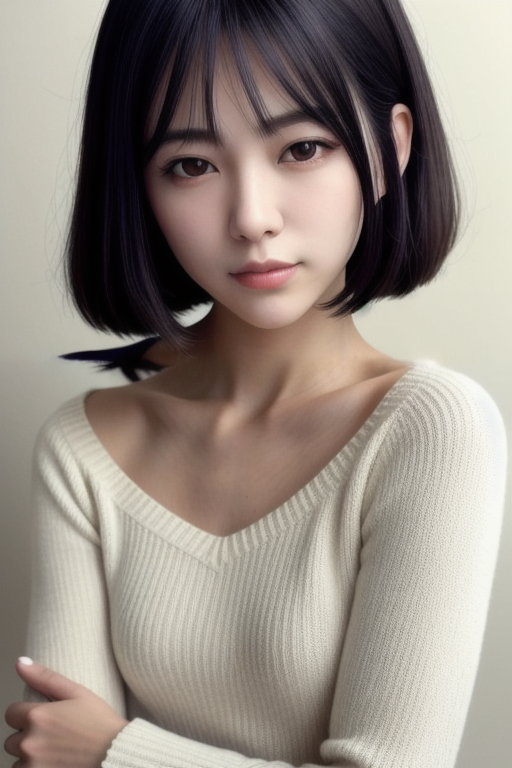
#> input picture output/v7_06_intelligent.png, 512 x 768 px
$ python fix_jaw.py output/v7_06_intelligent.png output/v7_06_intelligent_fixed.png
#> lines starting #> are read from the running program, lines starting #| are printed output that depends on the picture; after the words box and inside, x2 and y2 are one past the last pixel; in counts of white or black regions, pixels touching at a corner belong together
### fix_seam_pixel.py
"""インペイントの継ぎ目を、生成AIを使わず画像処理だけで直すための補助関数集。

- fill_diffusion: マスク部分を周囲の画素から滑らかに補間して埋める(壁などの平坦な背景向け)
- vertical_interp: 指定した帯を、上下の行の間で縦方向に線形補間して置き換える(細い横線の除去向け)
- add_grain: 補間で平坦になった部分に、周囲と同程度の粒状感を足す

使い方(例):
    python fix_seam_pixel.py 06   # 06 の修復を実行して output/v7_06_intelligent_fixed.png に保存
"""
import sys
from pathlib import Path

import numpy as np
from PIL import Image


def dilate(mask, r):
    """2値マスクを r 画素ぶん太らせる(正方形カーネル)。"""
    m = mask.copy()
    out = m.copy()
    h, w = m.shape
    for dy in range(-r, r + 1):
        for dx in range(-r, r + 1):
            ys = slice(max(0, dy), h + min(0, dy))
            yd = slice(max(0, -dy), h + min(0, -dy))
            xs = slice(max(0, dx), w + min(0, dx))
            xd = slice(max(0, -dx), w + min(0, -dx))
            out[yd, xd] |= m[ys, xs]
    return out


def fill_diffusion(img, mask, iters=4000):
    """mask==True の画素を、周囲の画素からの拡散(ラプラス補間)で埋める。img は float32 (H,W,3)。"""
    ys, xs = np.where(mask)
    y0, y1 = max(0, ys.min() - 8), min(img.shape[0], ys.max() + 9)
    x0, x1 = max(0, xs.min() - 8), min(img.shape[1], xs.max() + 9)
    sub = img[y0:y1, x0:x1].copy()
    m = mask[y0:y1, x0:x1]
    known = ~m
    # 初期値: 既知画素の平均
    sub[m] = sub[known].mean(axis=0)
    for _ in range(iters):
        nb = (np.roll(sub, 1, 0) + np.roll(sub, -1, 0) + np.roll(sub, 1, 1) + np.roll(sub, -1, 1)) / 4.0
        sub[m] = nb[m]
    out = img.copy()
    out[y0:y1, x0:x1] = sub
    return out


# [10 lines left out: function vertical_interp, not called in this run]


def add_grain(img, mask, ref_box, seed=0):
    """mask 部分に、ref_box=(x0,y0,x1,y1) の高周波成分と同程度の標準偏差のノイズを足す。"""
    rx0, ry0, rx1, ry1 = ref_box
    ref = img[ry0:ry1, rx0:rx1]
    blur = (np.roll(ref, 1, 0) + np.roll(ref, -1, 0) + np.roll(ref, 1, 1) + np.roll(ref, -1, 1)) / 4.0
    sd = float((ref - blur).std())
    rng = np.random.default_rng(seed)
    noise = rng.normal(0, sd, img.shape).astype(np.float32)
    out = img.copy()
    out[mask] += noise[mask]
    return out


def soft_blend(orig, fixed, mask, feather=1):
    """mask を少しぼかして、修正画像を元画像に合成する(マスク外は元画像のまま)。"""
    a = mask.astype(np.float32)
    for _ in range(feather):
        a = (np.roll(a, 1, 0) + np.roll(a, -1, 0) + np.roll(a, 1, 1) + np.roll(a, -1, 1) + a * 4) / 8.0
    a = np.maximum(a, mask.astype(np.float32))  # マスク内は必ず 1
    return orig * (1 - a[..., None]) + fixed * a[..., None]


def load(path):
#> called with path = 'output/v7_06_intelligent.png'
    return np.asarray(Image.open(path).convert("RGB")).astype(np.float32)


def save(img, path):
    Image.fromarray(np.clip(img, 0, 255).astype(np.uint8)).save(path)
    print("保存:", path)


# [158 lines left out: functions rect_mask, fill_plane, extend_hair_down, fix_06, fix_04, fix_08 and 3 more, not called in this run]


fix_07 = fix_07_trim


# [4 lines that do not run on import are left out]

### fix_jaw.py
"""02番: あごの左右にある「切れ」を、周囲の肌の色でなめらかに埋めて直す。

- 左: あごの輪郭の内側に、途中で終わる細い黒い筋(傷のような線)がある → 周囲より暗い画素を肌で埋める
- 右: あごの下の黒い細長い影が、尖った形で途中で切れている → 黒い先端を、肌から髪へ向かうなだらかな影にする

使い方: python fix_jaw.py 入力.png 出力.png
変更するのは、あごの左右の狭い範囲(左 x203〜232,y258〜284 / 右 x266〜288,y262〜286)だけ。
"""
import sys

import numpy as np

from fix_seam_pixel import add_grain, dilate, fill_diffusion, load, save, soft_blend

src, dst = sys.argv[1], sys.argv[2]
img = load(src)
g = img.mean(axis=2)
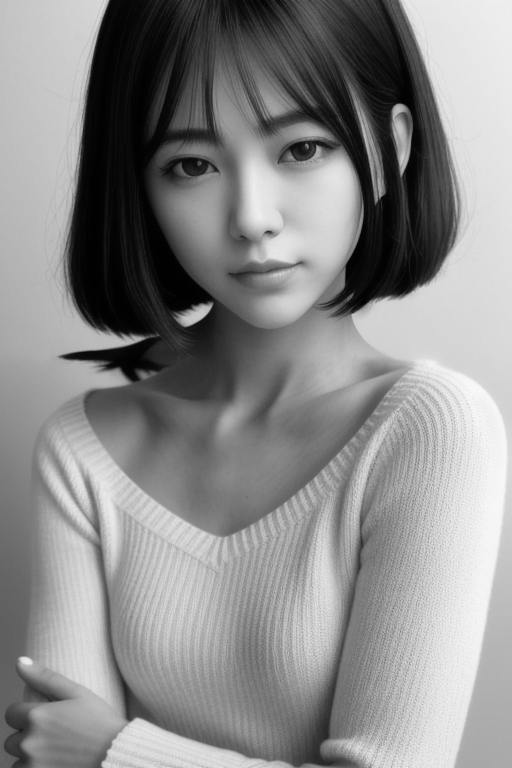
#> g: shape (768, 512) float32; min 0.333, max 249.3, mean 138.8
H, W = g.shape
#> H = 768; W = 512
orig = img.copy()

# ---- 左: 細い黒い筋 ----
x0, x1, y0, y1 = 203, 233, 258, 285
med = np.zeros((H, W))
for y in range(y0, y1):
    for x in range(x0, x1):
        med[y, x] = np.median(g[y - 4:y + 5, x - 4:x + 5])
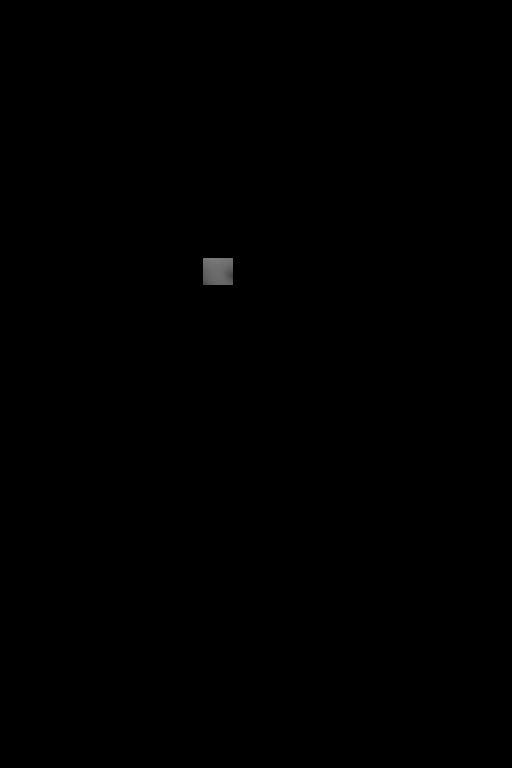
#> med: shape (768, 512) float64; min 0, max 122, mean 0.2
box = np.zeros((H, W), bool)
box[y0:y1, x0:x1] = True
streak = box & (g < med - 14) & (g > 50)
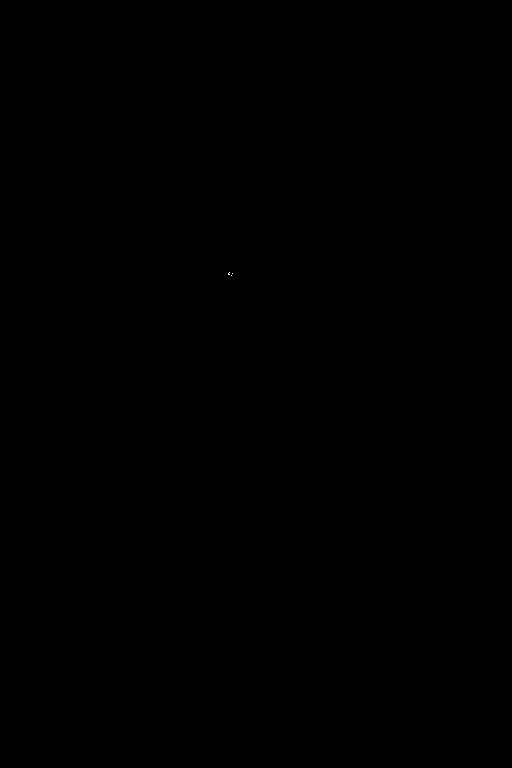
#> streak: shape (768, 512) bool; 0% white in thin lines or dots, all inside (x1, y1, x2, y2) = (228, 272, 233, 276)
streak = dilate(streak, 1) & box
#> after the loop in dilate, `for dy in range(-r, r + 1):`: out: shape (768, 512) bool; 0.01% white; 1 white region, box (x1, y1, x2, y2) and area: (227, 271, 234, 277) 33
#> streak: shape (768, 512) bool; 0.01% white; 1 white region, box (x1, y1, x2, y2) and area: (227, 271, 233, 277) 30
print("左: 埋める画素", int(streak.sum()))
#| 左: 埋める画素 30
if streak.any():
    img = fill_diffusion(img, streak, iters=1500)
#> in fill_diffusion, `ys, xs = np.where(mask)`: ys = 30 values from 271 to 276; xs = 30 values, max 232 at index 8, min 227 at index 3, mean 229.6
#> in fill_diffusion, `y0, y1 = max(0, ys.min() - 8), min(img.shape[0], ys.max() + 9)`: y0 = 263; y1 = 285
#> in fill_diffusion, `x0, x1 = max(0, xs.min() - 8), min(img.shape[1], xs.max() + 9)`: x0 = 219; x1 = 241
#> in fill_diffusion, `m = mask[y0:y1, x0:x1]`: m: shape (22, 22) bool; 6.2% white; 1 white region, box (x1, y1, x2, y2) and area: (8, 8, 14, 14) 30
#> in fill_diffusion, `known = ~m`: known: shape (22, 22) bool; 93.8% white; 1 black region, box (x1, y1, x2, y2) and area: (8, 8, 14, 14) 30
#> in fill_diffusion, `sub[m] = sub[known].mean(axis=0)`:
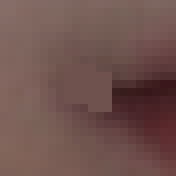
#> sub: shape (22, 22, 3) float32 (shown 8 times larger); mean R, G, B 111.6, 82.6, 78
#> after the loop in fill_diffusion, `for _ in range(iters):`: sub: shape (22, 22, 3) float32; 6.2% of pixels changed, all inside (x1, y1, x2, y2) = (8, 8, 14, 14)
#> in fill_diffusion, `out[y0:y1, x0:x1] = sub`: out: shape (768, 512, 3) float32; mean R, G, B 148.4, 138.3, 129.9
    img = add_grain(img, streak, (236, 268, 262, 282), seed=5)
#> in add_grain, `sd = float((ref - blur).std())`: sd = 5.53
#> in add_grain, `noise = rng.normal(0, sd, img.shape).astype(np.float32)`:
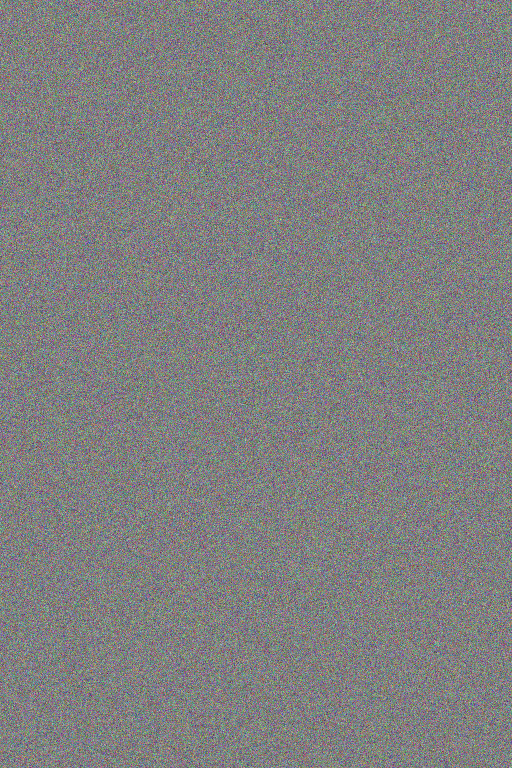
#> noise: shape (768, 512, 3) float32; mean R, G, B 0, 0, 0; drawn with min black and max white
#> in add_grain, `out[mask] += noise[mask]`: out: shape (768, 512, 3) float32; mean R, G, B 148.4, 138.3, 129.9

# ---- 右: 黒い影の尖った先端 ----
rx0, rx1, ry0, ry1 = 266, 288, 262, 287
rbox = np.zeros((H, W), bool)
rbox[ry0:ry1, rx0:rx1] = True
tip = rbox & (g < 80)
#> tip: shape (768, 512) bool; 0% white in thin lines or dots, all inside (x1, y1, x2, y2) = (266, 268, 278, 272)
tip = dilate(tip, 1) & rbox
#> after the loop in dilate (call 2), `for dy in range(-r, r + 1):`: out: shape (768, 512) bool; 0.01% white; 1 white region, box (x1, y1, x2, y2) and area: (265, 267, 279, 273) 50
#> tip: shape (768, 512) bool; 0.01% white; 1 white region, box (x1, y1, x2, y2) and area: (266, 267, 279, 273) 47
print("右: 埋める画素", int(tip.sum()))
#| 右: 埋める画素 47
if tip.any():
    img = fill_diffusion(img, tip, iters=2500)
#> call 2 of fill_diffusion, with iters = 2500
#> in fill_diffusion (call 2), `ys, xs = np.where(mask)`: ys = 47 values from 267 to 272; xs = 47 values, max 278 at index 3, min 266 at index 25, mean 271.7
#> in fill_diffusion (call 2), `y0, y1 = max(0, ys.min() - 8), min(img.shape[0], ys.max() + 9)`: y0 = 259; y1 = 281
#> in fill_diffusion (call 2), `x0, x1 = max(0, xs.min() - 8), min(img.shape[1], xs.max() + 9)`: x0 = 258; x1 = 287
#> in fill_diffusion (call 2), `m = mask[y0:y1, x0:x1]`: m: shape (22, 29) bool; 7.4% white; 1 white region, box (x1, y1, x2, y2) and area: (8, 8, 21, 14) 47
#> in fill_diffusion (call 2), `known = ~m`: known: shape (22, 29) bool; 92.6% white; 1 black region, box (x1, y1, x2, y2) and area: (8, 8, 21, 14) 47
#> in fill_diffusion (call 2), `sub[m] = sub[known].mean(axis=0)`: sub: shape (22, 29, 3) float32; mean R, G, B 185.9, 126.8, 127.1
#> after the loop in fill_diffusion (call 2), `for _ in range(iters):`:
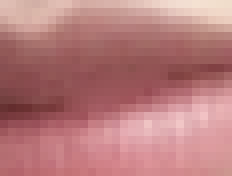
#> sub: shape (22, 29, 3) float32 (shown 8 times larger); mean R, G, B 183.4, 123.6, 124.2
#> in fill_diffusion (call 2), `out[y0:y1, x0:x1] = sub`: out: shape (768, 512, 3) float32; mean R, G, B 148.4, 138.3, 129.9
    img = add_grain(img, tip, (236, 268, 262, 282), seed=6)
#> call 2 of add_grain, with ref_box = (236, 268, 262, 282), seed = 6
#> in add_grain (call 2), `noise = rng.normal(0, sd, img.shape).astype(np.float32)`:
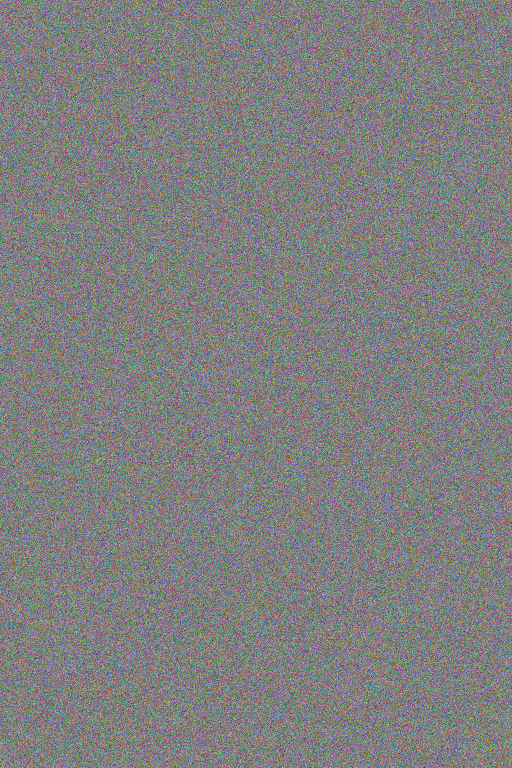
#> noise: shape (768, 512, 3) float32; mean R, G, B 0, 0, 0; drawn with min black and max white
#> in add_grain (call 2), `out[mask] += noise[mask]`: out: shape (768, 512, 3) float32; mean R, G, B 148.4, 138.3, 129.9

mask = (streak | tip)
#> mask: shape (768, 512) bool; 0.02% white; 2 white regions, box (x1, y1, x2, y2) and area: (266, 267, 279, 273) 47, (227, 271, 233, 277) 30
out = soft_blend(orig, img, mask, feather=1)
save(out, dst)
d = np.abs(out - orig).max(axis=2) > 0.5
yy, xx = np.nonzero(d)
#> yy = 77 values from 267 to 276; xx = 77 values, max 278 at index 3, min 227 at index 45, mean 255.3
print("変更した画素:", int(d.sum()), "範囲 x%d〜%d y%d〜%d" % (xx.min(), xx.max(), yy.min(), yy.max()))
#| 変更した画素: 77 範囲 x227〜278 y267〜276

$ run again, with output/v5_06_intelligent.png copied over output/v7_06_intelligent.png
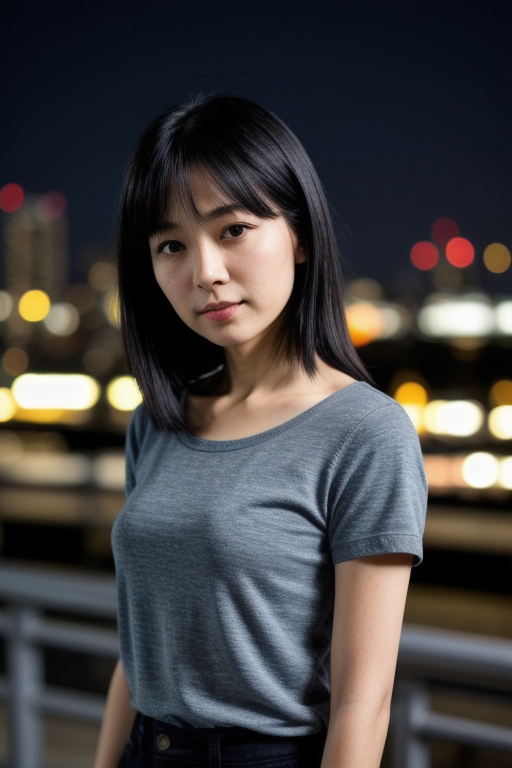
#> input picture output/v5_06_intelligent.png, 512 x 768 px
#| 左: 埋める画素 178
#> ys = 178 values from 265 to 284; xs = 178 values, max 232 at index 68, min 211 at index 125, mean 224
#> y0 = 257; y1 = 293
#> x0 = 203; x1 = 241
#> in fill_diffusion, `m = mask[y0:y1, x0:x1]`:
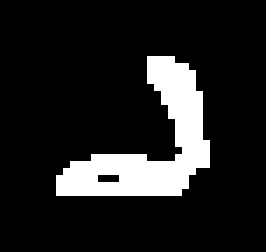
#> m: shape (36, 38) bool (shown 7 times larger); 13% white; 1 white region, box (x1, y1, x2, y2) and area: (8, 8, 30, 28) 178
#> known: shape (36, 38) bool; 87% white; 1 black region, box (x1, y1, x2, y2) and area: (8, 8, 30, 28) 178
#> after the loop in fill_diffusion, `for _ in range(iters):`:
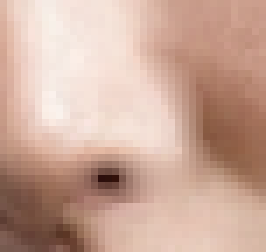
#> sub: shape (36, 38, 3) float32 (shown 7 times larger); mean R, G, B 203.3, 169, 153.6
#> sd = 6.83
#> tip: shape (768, 512) bool; every value is 0
#| 右: 埋める画素 0
#> yy = 178 values from 265 to 284; xx has the same summary as xs in fill_diffusion
#| 変更した画素: 178 範囲 x211〜232 y265〜284

$ run again, with output/beauty_21.png copied over output/v7_06_intelligent.png
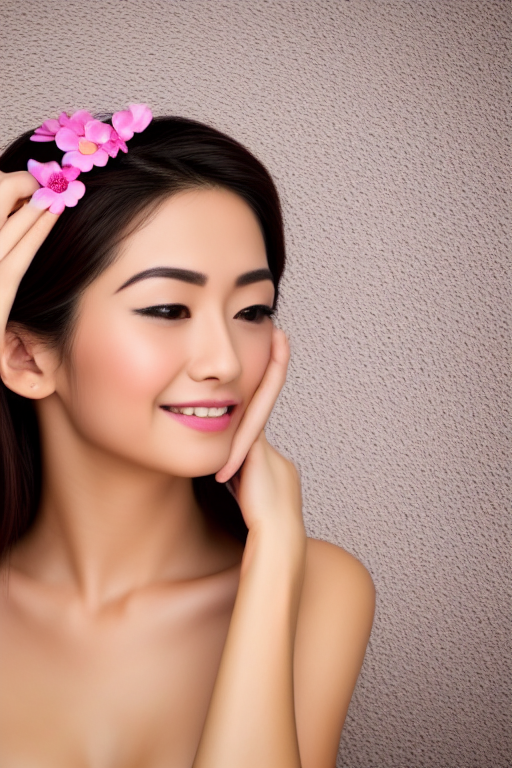
#> input picture output/beauty_21.png, 512 x 768 px
#> `g = img.mean(axis=2)`:
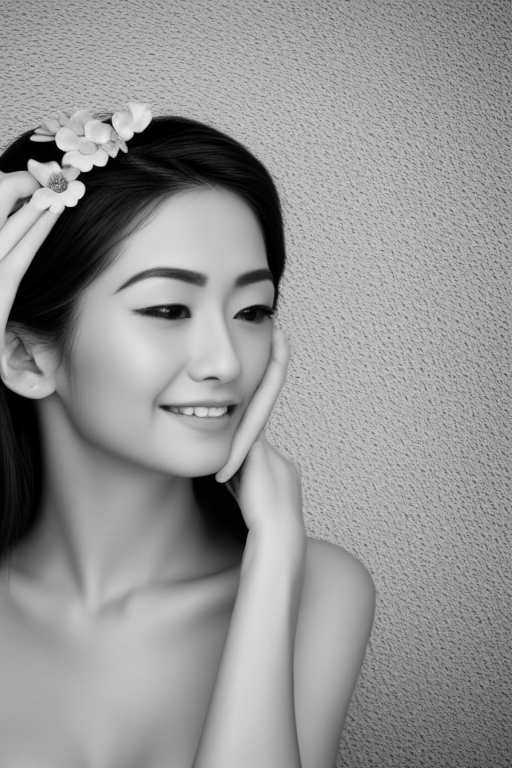
#> g: shape (768, 512) float32; min 0, max 237, mean 148.1
#| 左: 埋める画素 48
#> ys = 48 values from 274 to 284; xs = 48 values, max 208 at index 17, min 203 at index 3, mean 205
#> y0 = 266; y1 = 293
#> x0 = 195; x1 = 217
#> m: shape (27, 22) bool; 8.1% white; 1 white region, box (x1, y1, x2, y2) and area: (8, 8, 14, 19) 48
#> known: shape (27, 22) bool; 91.9% white; 1 black region, box (x1, y1, x2, y2) and area: (8, 8, 14, 19) 48
#> sd = 13.57
#| 右: 埋める画素 398
#> ys = 398 values from 262 to 286; xs = 398 values, max 285 at index 19, min 266 at index 0, mean 274.9
#> y0 = 254; y1 = 295
#> x0 = 258; x1 = 294
#> m: shape (41, 36) bool; 27% white; 1 white region, box (x1, y1, x2, y2) and area: (8, 8, 28, 33) 398
#> known: shape (41, 36) bool; 73% white; 1 black region, box (x1, y1, x2, y2) and area: (8, 8, 28, 33) 398
#> in fill_diffusion (call 2), `out[y0:y1, x0:x1] = sub`:
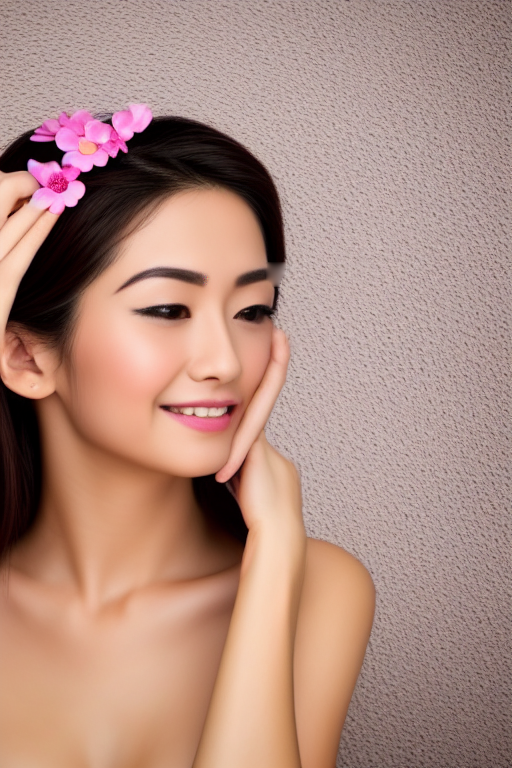
#> out: shape (768, 512, 3) float32; mean R, G, B 175.5, 140.5, 128.7
#> mask: shape (768, 512) bool; 0.11% white; 2 white regions, box (x1, y1, x2, y2) and area: (266, 262, 286, 287) 398, (203, 274, 209, 285) 48
#> yy = 446 values from 262 to 286; xx = 446 values, max 285 at index 19, min 203 at index 251, mean 267.4
#| 変更した画素: 446 範囲 x203〜285 y262〜286

$ run again, with output/beauty_22.png copied over output/v7_06_intelligent.png
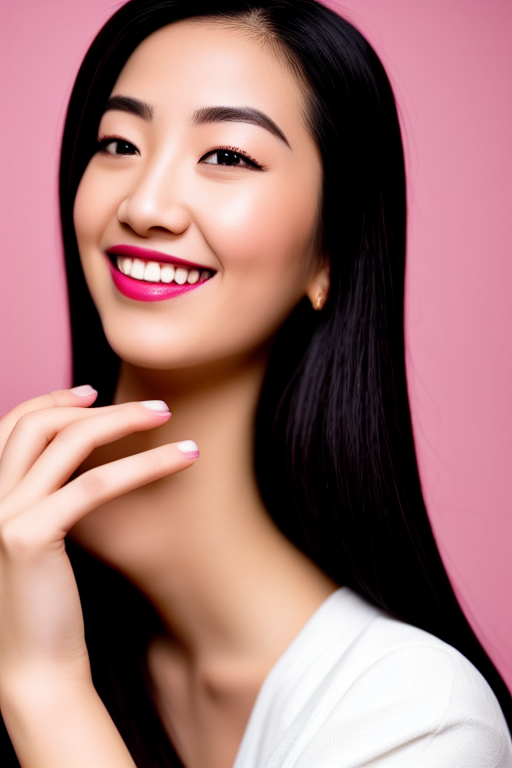
#> input picture output/beauty_22.png, 512 x 768 px
#| 左: 埋める画素 189
#> ys = 189 values from 258 to 283; xs = 189 values, max 225 at index 65, min 203 at index 163, mean 216.7
#> y0 = 250; y1 = 292
#> x0 = 195; x1 = 234
#> m: shape (42, 39) bool; 11.5% white; 2 white regions, box (x1, y1, x2, y2) and area: (21, 8, 31, 30) 98, (8, 17, 24, 34) 91
#> after the loop in fill_diffusion, `for _ in range(iters):`:
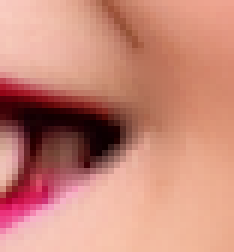
#> sub: shape (42, 39, 3) float32 (shown 6 times larger); mean R, G, B 200.4, 135.8, 120.8
#> sd = 2.18
#> tip: shape (768, 512) bool; every value is 0
#| 右: 埋める画素 0
#> yy = 189 values from 258 to 283; xx has the same summary as xs in fill_diffusion
#| 変更した画素: 189 範囲 x203〜225 y258〜283
